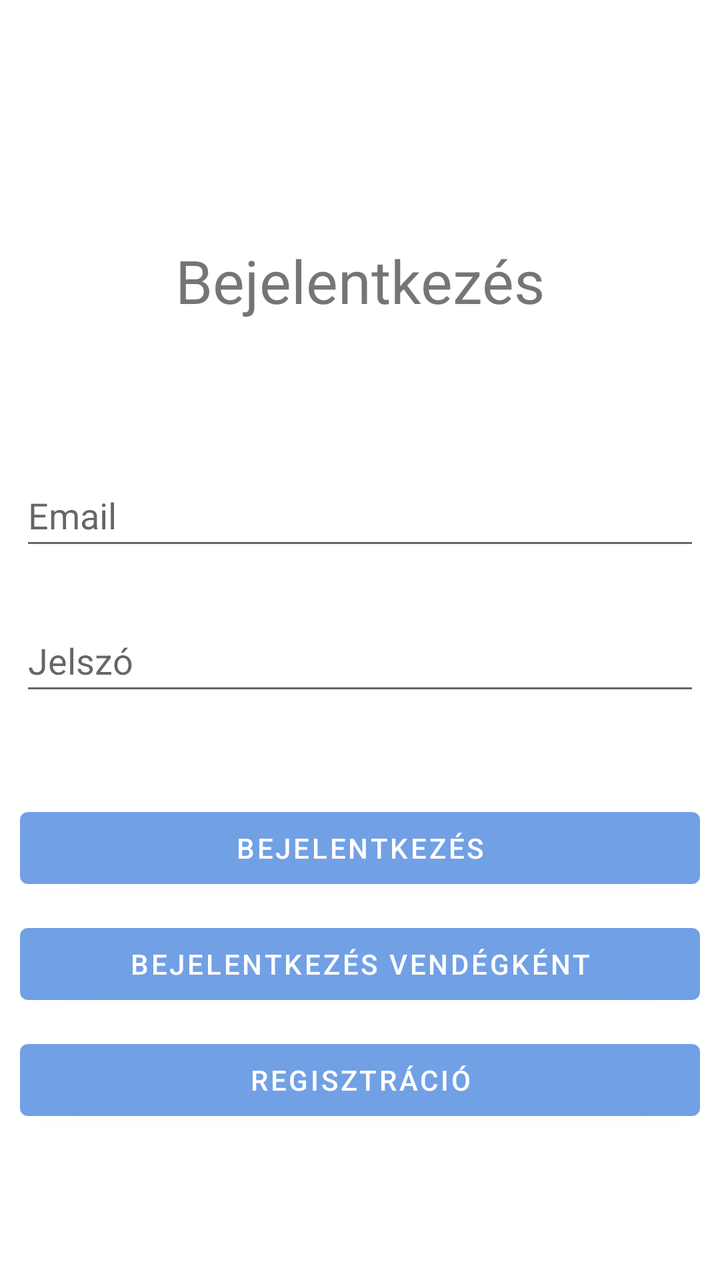
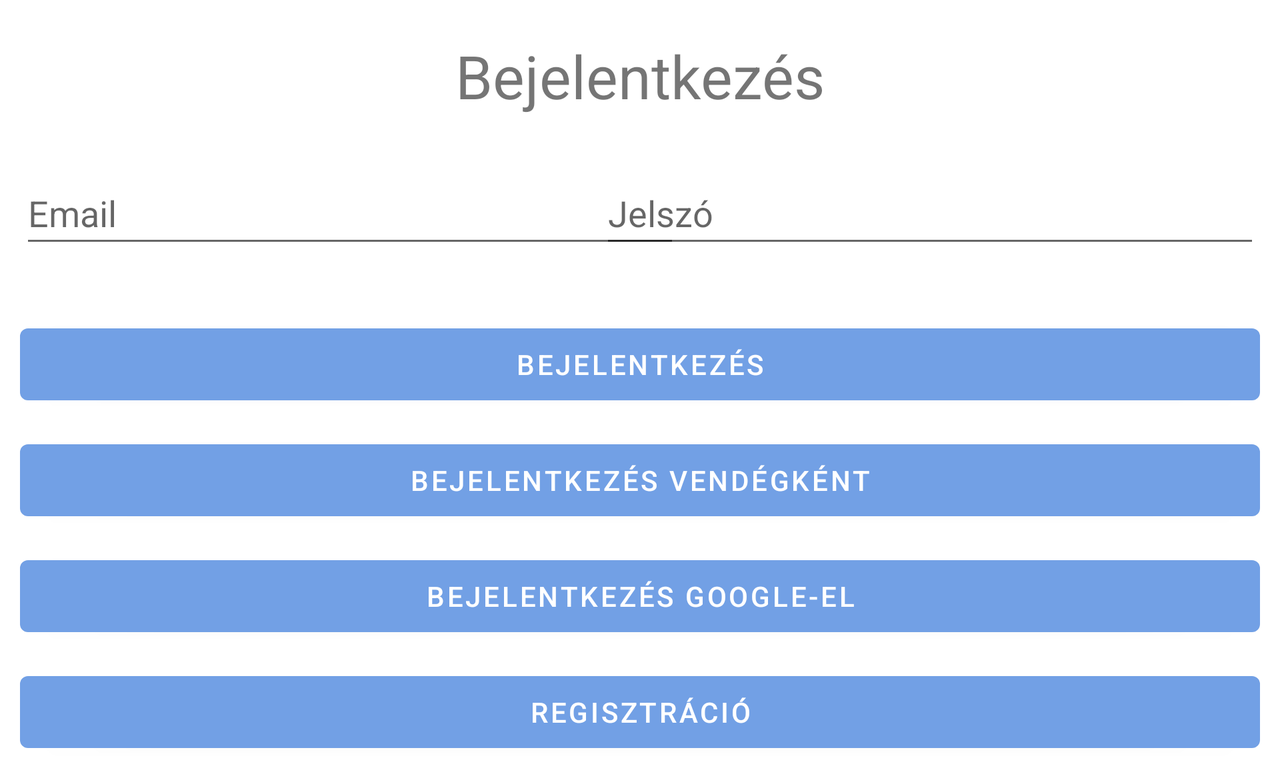

Compare how this app lays out the same screen by default and in its alternative resource folder. The renders come first, then the two layout files and the values they reference.
<!-- AndroidManifest.xml: application theme Theme.EtelRendeles -->
<!-- res/layout/activity_main.xml -->
<?xml version="1.0" encoding="utf-8"?>
<androidx.constraintlayout.widget.ConstraintLayout xmlns:android="http://schemas.android.com/apk/res/android"
    xmlns:app="http://schemas.android.com/apk/res-auto"
    xmlns:tools="http://schemas.android.com/tools"
    android:layout_width="match_parent"
    android:layout_height="match_parent"
    tools:context=".MainActivity">

    <TextView
        android:id="@+id/bejelentkezes"
        android:text="@string/bejelentkezes"
        android:textAlignment="center"
        android:textSize="30sp"
        android:layout_width="match_parent"
        android:layout_height="wrap_content"
        app:layout_constraintBottom_toBottomOf="parent"
        app:layout_constraintEnd_toEndOf="parent"
        app:layout_constraintHorizontal_bias="0.0"
        app:layout_constraintStart_toStartOf="parent"
        app:layout_constraintTop_toTopOf="parent"
        app:layout_constraintVertical_bias="0.2"/>


        <EditText
            android:id="@+id/email"
            android:layout_width="match_parent"
            android:layout_height="wrap_content"
            android:layout_margin="10sp"
            android:layout_marginBottom="150dp"
            android:ems="10"
            android:hint="@string/email"
            android:inputType="textEmailAddress"
            android:minHeight="48dp"
            app:layout_constraintBottom_toBottomOf="parent"
            app:layout_constraintTop_toBottomOf="@+id/bejelentkezes"
            app:layout_constraintVertical_bias="0.15"
            tools:layout_editor_absoluteX="10dp" />

        <EditText
            android:id="@+id/jelszo"
            android:layout_width="match_parent"
            android:layout_height="wrap_content"
            android:layout_margin="10sp"
            android:layout_marginBottom="150dp"
            android:ems="10"
            android:hint="@string/jelszo"
            android:inputType="textPassword"
            android:minHeight="48dp"
            app:layout_constraintBottom_toBottomOf="parent"
            app:layout_constraintTop_toBottomOf="@+id/email"
            app:layout_constraintVertical_bias="0.05"
            tools:layout_editor_absoluteX="10dp" />

        <Button
            android:id="@+id/bejelentkezesbtn"
            android:layout_width="match_parent"
            android:layout_height="wrap_content"
            android:layout_marginBottom="150dp"
            android:ems="10"
            android:onClick="bejelentkezes"
            android:layout_margin="10sp"
            android:text="@string/bejelentkezes"
            app:layout_constraintBottom_toBottomOf="parent"
            app:layout_constraintTop_toBottomOf="@+id/jelszo"
            app:layout_constraintVertical_bias="0.17"/>

        <Button
            android:id="@+id/vendegbtn"
            android:layout_width="match_parent"
            android:layout_height="wrap_content"
            android:layout_marginBottom="150dp"
            android:ems="10"
            android:onClick="vendeg"
            android:layout_margin="10sp"
            android:text="@string/vendegkent"
            app:layout_constraintBottom_toBottomOf="parent"
            app:layout_constraintTop_toBottomOf="@+id/bejelentkezesbtn"
            app:layout_constraintVertical_bias="0.0"/>


        <Button
            android:id="@+id/registraciobtn"
            android:layout_width="match_parent"
            android:layout_height="wrap_content"
            android:layout_marginBottom="150dp"
            android:ems="10"
            android:onClick="regisztracio"
            android:layout_margin="10sp"
            android:text="@string/registracio"
            app:layout_constraintBottom_toBottomOf="parent"
            app:layout_constraintTop_toBottomOf="@+id/vendegbtn"
            app:layout_constraintVertical_bias="0.0"/>

</androidx.constraintlayout.widget.ConstraintLayout>
<!-- resources referenced by this layout -->
<resources>
  <string name="bejelentkezes">Bejelentkezés</string>
  <string name="email">Email</string>
  <string name="jelszo">Jelszó</string>
  <string name="registracio">Regisztráció</string>
  <string name="vendegkent">Bejelentkezés vendégként</string>
  <style name="Theme.EtelRendeles" parent="Theme.MaterialComponents.DayNight.DarkActionBar">
          
          <item name="colorPrimary">@color/blue</item>
          <item name="colorPrimaryVariant">@color/blue</item>
          <item name="colorOnPrimary">@color/white</item>
          
          <item name="colorSecondary">@color/teal_200</item>
          <item name="colorSecondaryVariant">@color/teal_700</item>
          <item name="colorOnSecondary">@color/black</item>
          
          <item name="android:statusBarColor">?attr/colorPrimaryVariant</item>
          
      </style>
  <color name="blue">#72a0e5</color>
  <color name="white">#FFFFFFFF</color>
  <color name="teal_200">#FF03DAC5</color>
  <color name="teal_700">#FF018786</color>
  <color name="black">#FF000000</color>
</resources>
<!-- res/layout-land/activity_main.xml (the repository's variant of the layout above) -->
<!-- drawn on the phone turned sideways -->
<?xml version="1.0" encoding="utf-8"?>
<ScrollView xmlns:android="http://schemas.android.com/apk/res/android"
    xmlns:app="http://schemas.android.com/apk/res-auto"
    xmlns:tools="http://schemas.android.com/tools"
    android:layout_width="match_parent"
    android:layout_height="match_parent">
<androidx.constraintlayout.widget.ConstraintLayout
    android:layout_width="match_parent"
    android:layout_height="wrap_content"
    tools:context=".MainActivity">

    <TextView
        android:id="@+id/bejelentkezes"
        android:text="@string/bejelentkezes"
        android:textAlignment="center"
        android:textSize="30sp"
        android:layout_width="match_parent"
        android:layout_height="wrap_content"
        app:layout_constraintBottom_toBottomOf="parent"
        app:layout_constraintEnd_toEndOf="parent"
        app:layout_constraintHorizontal_bias="0.0"
        app:layout_constraintStart_toStartOf="parent"
        app:layout_constraintTop_toTopOf="parent"
        app:layout_constraintVertical_bias="0.05"/>


        <EditText
            android:id="@+id/email"
            android:layout_width="330dp"
            android:layout_height="wrap_content"
            android:layout_margin="10sp"
            android:layout_marginBottom="150dp"
            android:ems="10"
            android:hint="@string/email"
            android:inputType="textEmailAddress"
            android:minHeight="48dp"
            app:layout_constraintBottom_toBottomOf="parent"
            app:layout_constraintStart_toStartOf="parent"
            app:layout_constraintTop_toBottomOf="@+id/bejelentkezes"
            app:layout_constraintVertical_bias="0.05" />

        <EditText
            android:id="@+id/jelszo"
            android:layout_width="330dp"
            android:layout_height="wrap_content"
            android:layout_margin="10sp"
            android:layout_marginBottom="150dp"
            android:ems="10"
            android:hint="@string/jelszo"
            android:inputType="textPassword"
            android:minHeight="48dp"
            app:layout_constraintBottom_toBottomOf="parent"
            app:layout_constraintEnd_toEndOf="parent"
            app:layout_constraintTop_toBottomOf="@+id/bejelentkezes"
            app:layout_constraintVertical_bias="0.05" />

        <Button
            android:id="@+id/bejelentkezesbtn"
            android:layout_width="match_parent"
            android:layout_height="wrap_content"
            android:layout_margin="10sp"
            android:layout_marginBottom="150dp"
            android:ems="10"
            android:onClick="bejelentkezes"
            android:text="@string/bejelentkezes"
            app:layout_constraintBottom_toBottomOf="parent"
            app:layout_constraintTop_toBottomOf="@+id/jelszo"
            app:layout_constraintVertical_bias="0.1" />

        <Button
            android:id="@+id/vendegbtn"
            android:layout_width="match_parent"
            android:layout_height="wrap_content"
            android:layout_margin="10sp"
            android:layout_marginBottom="150dp"
            android:ems="10"
            android:onClick="vendeg"
            android:text="@string/vendegkent"
            app:layout_constraintBottom_toBottomOf="parent"
            app:layout_constraintTop_toBottomOf="@+id/bejelentkezesbtn"
            app:layout_constraintVertical_bias="0.0" />

        <Button
            android:id="@+id/googlebtn"
            android:layout_width="match_parent"
            android:layout_height="wrap_content"
            android:layout_margin="10sp"
            android:layout_marginBottom="150dp"
            android:ems="10"
            android:onClick="google"
            android:text="@string/google"
            app:layout_constraintBottom_toBottomOf="parent"
            app:layout_constraintTop_toBottomOf="@+id/vendegbtn"
            app:layout_constraintVertical_bias="0.0" />

        <Button
            android:id="@+id/registraciobtn"
            android:layout_width="match_parent"
            android:layout_height="wrap_content"
            android:layout_margin="10sp"
            android:layout_marginBottom="150dp"
            android:ems="10"
            android:onClick="regisztracio"
            android:text="@string/registracio"
            app:layout_constraintBottom_toBottomOf="parent"
            app:layout_constraintTop_toBottomOf="@+id/googlebtn"
            app:layout_constraintVertical_bias="0.0" />

</androidx.constraintlayout.widget.ConstraintLayout>
</ScrollView>
<!-- resources referenced by the variant -->
<!-- as the phone turned sideways resolves them -->
<resources>
  <string name="bejelentkezes">Bejelentkezés</string>
  <string name="email">Email</string>
  <string name="google">Bejelentkezés Google-el</string>
  <string name="jelszo">Jelszó</string>
  <string name="registracio">Regisztráció</string>
  <string name="vendegkent">Bejelentkezés vendégként</string>
  <style name="Theme.EtelRendeles" parent="Theme.MaterialComponents.DayNight.DarkActionBar">
          
          <item name="colorPrimary">@color/blue</item>
          <item name="colorPrimaryVariant">@color/blue</item>
          <item name="colorOnPrimary">@color/white</item>
          
          <item name="colorSecondary">@color/teal_200</item>
          <item name="colorSecondaryVariant">@color/teal_700</item>
          <item name="colorOnSecondary">@color/black</item>
          
          <item name="android:statusBarColor">?attr/colorPrimaryVariant</item>
          
      </style>
  <color name="blue">#72a0e5</color>
  <color name="white">#FFFFFFFF</color>
  <color name="teal_200">#FF03DAC5</color>
  <color name="teal_700">#FF018786</color>
  <color name="black">#FF000000</color>
</resources>
